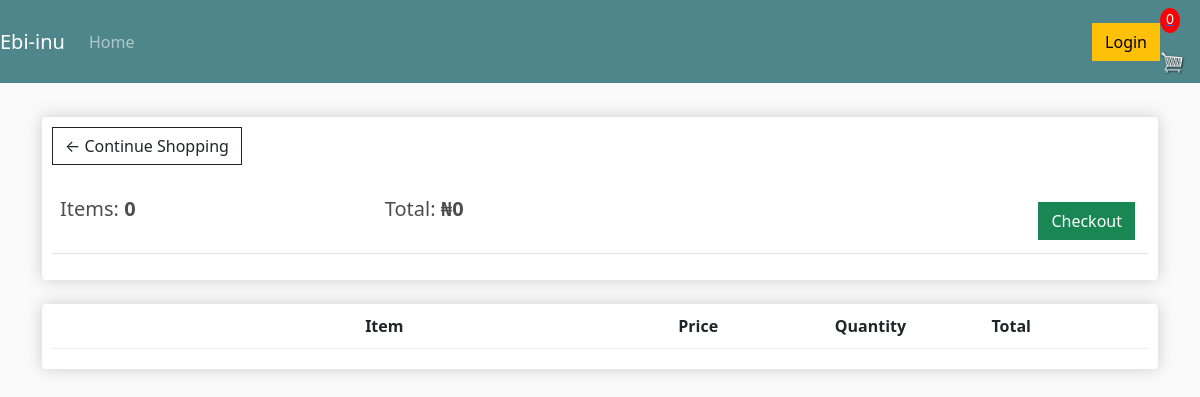
The page /cart/ (signed in) on the database as committed earlier.
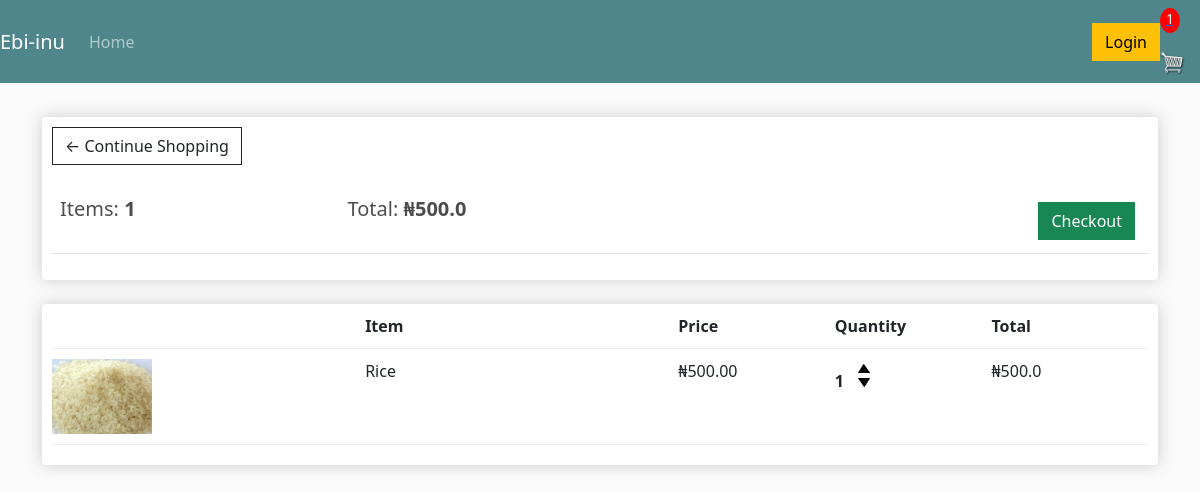
The same page on the database as committed later.
### ebi/models.py (models this page shows, shortened)
class Order(models.Model):
    customer = models.ForeignKey(Customer, on_delete=models.SET_NULL, null=True, blank=True)
    date_ordered = models.DateTimeField(auto_now_add=True)
    complete = models.BooleanField(default=False)
    transaction_id = models.CharField(max_length=100, null=True)
    @property
    def get_cart_total(self):
        orderitems = self.orderitem_set.all()
        total = sum([item.get_total for item in orderitems])
        return total
    @property
    def get_cart_items(self):
        orderitems = self.orderitem_set.all()
        total = sum([item.quantity for item in orderitems])
        return total

class OrderItem(models.Model):
    product = models.ForeignKey(Product, on_delete=models.SET_NULL, null=True)
    order = models.ForeignKey(Order, on_delete=models.SET_NULL, null=True)
    quantity = models.IntegerField(default=0, null=True, blank=True)
    date_added = models.DateTimeField(auto_now_add=True)
    @property
    def get_total(self):
        total = self.product.price * self.quantity
        return total

class Product(models.Model):
    name = models.CharField(max_length=200)
    price = models.DecimalField(max_digits=7, decimal_places=1)
    digital = models.BooleanField(default=False, null=True, blank=True)
    image = models.ImageField(null=True, blank=True)
    @property
    def imageURL(self):
        try:
              url = self.image.url
        except:
             url = ''
        return url

### ebi/views.py (the view)
# urls.py: path('cart/', views.cart, name="cart"),
def cart(request):
    data = cartData(request)
    cartItems = data['cartItems']
    order = data['order']
    items = data['items']
    context = {'items':items, 'order':order, 'cartItems':cartItems}
    return render(request, 'ebi/cart.html', context)

### ebi/utils.py (called while the page is built)
def cartData(request):
	if request.user.is_authenticated:
		customer = request.user.customer
		order, created = Order.objects.get_or_create(customer=customer, complete=False)
		items = order.orderitem_set.all()
		cartItems = order.get_cart_items
	else:
		cookieData = cookieCart(request)
		cartItems = cookieData['cartItems']
		order = cookieData['order']
		items = cookieData['items']
	return {'cartItems':cartItems ,'order':order, 'items':items}

### ebi/templates/ebi/cart.html
{% extends 'ebi/main.html' %}
{% load static %}
{% block content %}
    <div class="row">
        <div class="col-lg-12">
            <div class="box-element">
                <a  class="btn btn-outline-dark" href="{% url 'ebi' %}">&#x2190; Continue Shopping</a>
                <br>
                <br>
                <table class="table">
                    <tr>
                        <th><h5>Items: <strong>{{order.get_cart_items}}</strong></h5></th>
                        <th><h5>Total:<strong> ₦{{order.get_cart_total}}</strong></h5></th>
                        <th>
                            <a  style="float:right; margin:5px;" class="btn btn-success" href="{% url 'checkout' %}">Checkout</a>
                        </th>
                    </tr>
                </table>
            </div>
            <br>
            <div class="box-element">
                <div class="cart-row">
                    <div style="flex:2"></div>
                    <div style="flex:2"><strong>Item</strong></div>
                    <div style="flex:1"><strong>Price</strong></div>
                    <div style="flex:1"><strong>Quantity</strong></div>
                    <div style="flex:1"><strong>Total</strong></div>
                </div>
                {% for item in items %}
                <div class="cart-row">
                    <div style="flex:2"><img class="row-image" src="{{item.product.imageURL}}"></div>
                    <div style="flex:2"><p>{{item.product.name}}</p></div>
                    <div style="flex:1"><p>₦{{item.product.price|floatformat:2}}</p></div>
                    <div style="flex:1">
                        <p class="quantity">{{item.quantity}}</p>
                        <div class="quantity">
                            <img data-product="{{item.product.id}}" data-action="add" class="chg-quantity update-cart" src="{% static  'images/arrow-up.png' %}">
                            <img data-product="{{item.product.id}}" data-action="remove" class="chg-quantity update-cart" src="{% static  'images/arrow-down.png' %}">
                        </div>
                    </div>
                    <div style="flex:1"><p>₦{{item.get_total}}</p></div>
                </div>
                {% endfor %}
            </div>
        </div>
    </div>
{% endblock content %}

Rows that differ between the two databases and show on the page:
computed for Order: get_cart_items "0" → "1"; get_cart_total "0" → "500.0"
added OrderItem: product.imageURL (picture), product.name "Rice", product.price "500.00", quantity "1", get_total "500.0"
Other text that changed with them:
{{ cartItems }}: "0" → "1"
